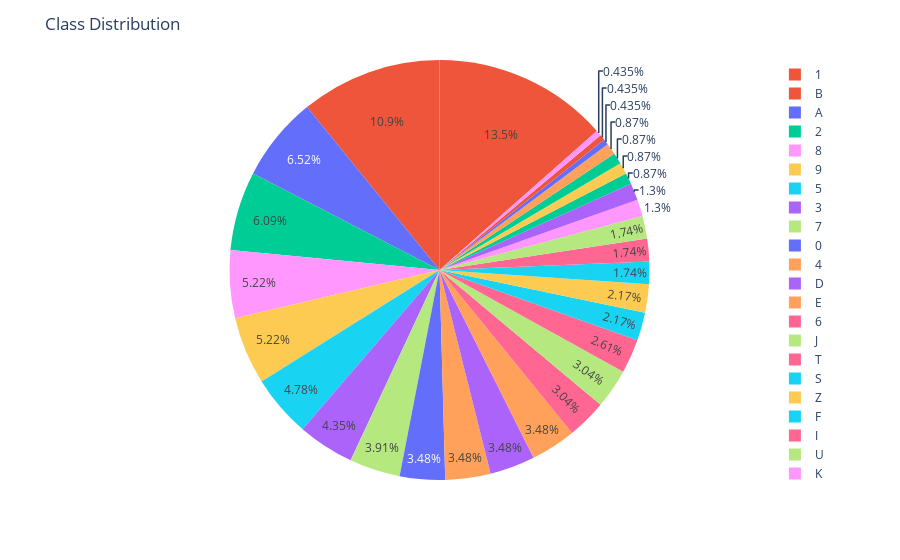
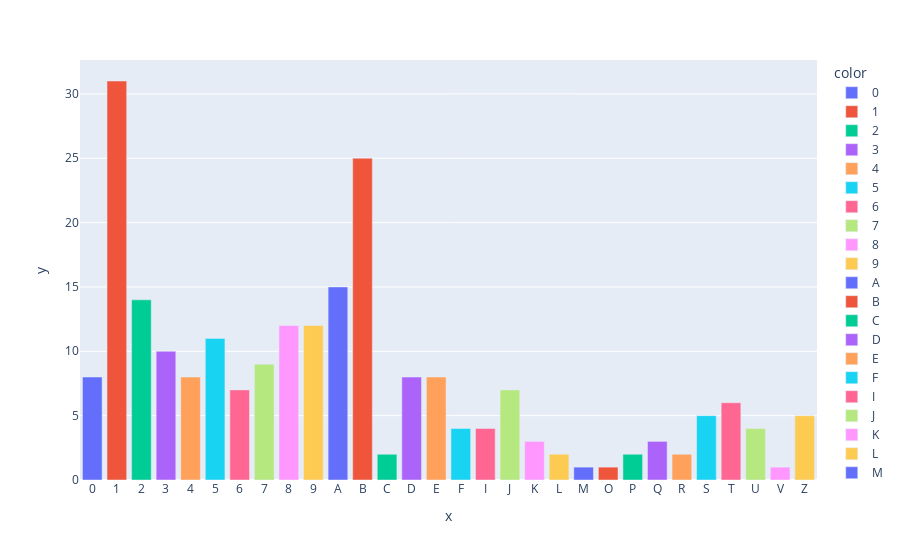

The code cell stored with these charts, in order, in its notebook:
### Code cell
data_dir = '../yolov8-dataset-v2-extracted/valid/'

show_distribution(data_dir)

### Figure 1 — Plotly figure (JSON) as saved in the notebook; plotly's stock layout.template omitted (floating-point values rounded to 4 significant figures)
{"data": [{"customdata": [["0"], ["1"], ["2"], ["3"], ["4"], ["5"], ["6"], ["7"], ["8"], ["9"], ["A"], ["B"], ["C"], ["D"], ["E"], ["F"], ["I"], ["J"], ["K"], ["L"], ["M"], ["O"], ["P"], ["Q"], ["R"], ["S"], ["T"], ["U"], ["V"], ["Z"]], "domain": {"x": [0, 1], "y": [0, 1]}, "hovertemplate": "label=%{label}<br>value=%{value}<br>color=%{customdata[0]}<extra></extra>", "labels": ["0", "1", "2", "3", "4", "5", "6", "7", "8", "9", "A", "B", "C", "D", "E", "F", "I", "J", "K", "L", "M", "O", "P", "Q", "R", "S", "T", "U", "V", "Z"], "legendgroup": "", "marker": {"colors": ["#636efa", "#EF553B", "#00cc96", "#ab63fa", "#FFA15A", "#19d3f3", "#FF6692", "#B6E880", "#FF97FF", "#FECB52", "#636efa", "#EF553B", "#00cc96", "#ab63fa", "#FFA15A", "#19d3f3", "#FF6692", "#B6E880", "#FF97FF", "#FECB52", "#636efa", "#EF553B", "#00cc96", "#ab63fa", "#FFA15A", "#19d3f3", "#FF6692", "#B6E880", "#FF97FF", "#FECB52"]}, "name": "", "showlegend": true, "type": "pie", "values": [8, 31, 14, 10, 8, 11, 7, 9, 12, 12, 15, 25, 2, 8, 8, 4, 4, 7, 3, 2, 1, 1, 2, 3, 2, 5, 6, 4, 1, 5]}], "layout": {"legend": {"tracegroupgap": 0}, "margin": {"t": 60}, "title": {"text": "Class Distribution"}}}

### Figure 2 — Plotly figure (JSON) as saved in the notebook; plotly's stock layout.template omitted (floating-point values rounded to 4 significant figures)
{"data": [{"alignmentgroup": "True", "hovertemplate": "color=0<br>x=%{x}<br>y=%{y}<extra></extra>", "legendgroup": "0", "marker": {"color": "#636efa", "pattern": {"shape": ""}}, "name": "0", "offsetgroup": "0", "orientation": "v", "showlegend": true, "textposition": "auto", "type": "bar", "x": ["0"], "xaxis": "x", "y": [8], "yaxis": "y"}, {"alignmentgroup": "True", "hovertemplate": "color=1<br>x=%{x}<br>y=%{y}<extra></extra>", "legendgroup": "1", "marker": {"color": "#EF553B", "pattern": {"shape": ""}}, "name": "1", "offsetgroup": "1", "orientation": "v", "showlegend": true, "textposition": "auto", "type": "bar", "x": ["1"], "xaxis": "x", "y": [31], "yaxis": "y"}, {"alignmentgroup": "True", "hovertemplate": "color=2<br>x=%{x}<br>y=%{y}<extra></extra>", "legendgroup": "2", "marker": {"color": "#00cc96", "pattern": {"shape": ""}}, "name": "2", "offsetgroup": "2", "orientation": "v", "showlegend": true, "textposition": "auto", "type": "bar", "x": ["2"], "xaxis": "x", "y": [14], "yaxis": "y"}, {"alignmentgroup": "True", "hovertemplate": "color=3<br>x=%{x}<br>y=%{y}<extra></extra>", "legendgroup": "3", "marker": {"color": "#ab63fa", "pattern": {"shape": ""}}, "name": "3", "offsetgroup": "3", "orientation": "v", "showlegend": true, "textposition": "auto", "type": "bar", "x": ["3"], "xaxis": "x", "y": [10], "yaxis": "y"}, {"alignmentgroup": "True", "hovertemplate": "color=4<br>x=%{x}<br>y=%{y}<extra></extra>", "legendgroup": "4", "marker": {"color": "#FFA15A", "pattern": {"shape": ""}}, "name": "4", "offsetgroup": "4", "orientation": "v", "showlegend": true, "textposition": "auto", "type": "bar", "x": ["4"], "xaxis": "x", "y": [8], "yaxis": "y"}, {"alignmentgroup": "True", "hovertemplate": "color=5<br>x=%{x}<br>y=%{y}<extra></extra>", "legendgroup": "5", "marker": {"color": "#19d3f3", "pattern": {"shape": ""}}, "name": "5", "offsetgroup": "5", "orientation": "v", "showlegend": true, "textposition": "auto", "type": "bar", "x": ["5"], "xaxis": "x", "y": [11], "yaxis": "y"}, {"alignmentgroup": "True", "hovertemplate": "color=6<br>x=%{x}<br>y=%{y}<extra></extra>", "legendgroup": "6", "marker": {"color": "#FF6692", "pattern": {"shape": ""}}, "name": "6", "offsetgroup": "6", "orientation": "v", "showlegend": true, "textposition": "auto", "type": "bar", "x": ["6"], "xaxis": "x", "y": [7], "yaxis": "y"}, {"alignmentgroup": "True", "hovertemplate": "color=7<br>x=%{x}<br>y=%{y}<extra></extra>", "legendgroup": "7", "marker": {"color": "#B6E880", "pattern": {"shape": ""}}, "name": "7", "offsetgroup": "7", "orientation": "v", "showlegend": true, "textposition": "auto", "type": "bar", "x": ["7"], "xaxis": "x", "y": [9], "yaxis": "y"}, {"alignmentgroup": "True", "hovertemplate": "color=8<br>x=%{x}<br>y=%{y}<extra></extra>", "legendgroup": "8", "marker": {"color": "#FF97FF", "pattern": {"shape": ""}}, "name": "8", "offsetgroup": "8", "orientation": "v", "showlegend": true, "textposition": "auto", "type": "bar", "x": ["8"], "xaxis": "x", "y": [12], "yaxis": "y"}, {"alignmentgroup": "True", "hovertemplate": "color=9<br>x=%{x}<br>y=%{y}<extra></extra>", "legendgroup": "9", "marker": {"color": "#FECB52", "pattern": {"shape": ""}}, "name": "9", "offsetgroup": "9", "orientation": "v", "showlegend": true, "textposition": "auto", "type": "bar", "x": ["9"], "xaxis": "x", "y": [12], "yaxis": "y"}, {"alignmentgroup": "True", "hovertemplate": "color=A<br>x=%{x}<br>y=%{y}<extra></extra>", "legendgroup": "A", "marker": {"color": "#636efa", "pattern": {"shape": ""}}, "name": "A", "offsetgroup": "A", "orientation": "v", "showlegend": true, "textposition": "auto", "type": "bar", "x": ["A"], "xaxis": "x", "y": [15], "yaxis": "y"}, {"alignmentgroup": "True", "hovertemplate": "color=B<br>x=%{x}<br>y=%{y}<extra></extra>", "legendgroup": "B", "marker": {"color": "#EF553B", "pattern": {"shape": ""}}, "name": "B", "offsetgroup": "B", "orientation": "v", "showlegend": true, "textposition": "auto", "type": "bar", "x": ["B"], "xaxis": "x", "y": [25], "yaxis": "y"}, {"alignmentgroup": "True", "hovertemplate": "color=C<br>x=%{x}<br>y=%{y}<extra></extra>", "legendgroup": "C", "marker": {"color": "#00cc96", "pattern": {"shape": ""}}, "name": "C", "offsetgroup": "C", "orientation": "v", "showlegend": true, "textposition": "auto", "type": "bar", "x": ["C"], "xaxis": "x", "y": [2], "yaxis": "y"}, {"alignmentgroup": "True", "hovertemplate": "color=D<br>x=%{x}<br>y=%{y}<extra></extra>", "legendgroup": "D", "marker": {"color": "#ab63fa", "pattern": {"shape": ""}}, "name": "D", "offsetgroup": "D", "orientation": "v", "showlegend": true, "textposition": "auto", "type": "bar", "x": ["D"], "xaxis": "x", "y": [8], "yaxis": "y"}, {"alignmentgroup": "True", "hovertemplate": "color=E<br>x=%{x}<br>y=%{y}<extra></extra>", "legendgroup": "E", "marker": {"color": "#FFA15A", "pattern": {"shape": ""}}, "name": "E", "offsetgroup": "E", "orientation": "v", "showlegend": true, "textposition": "auto", "type": "bar", "x": ["E"], "xaxis": "x", "y": [8], "yaxis": "y"}, {"alignmentgroup": "True", "hovertemplate": "color=F<br>x=%{x}<br>y=%{y}<extra></extra>", "legendgroup": "F", "marker": {"color": "#19d3f3", "pattern": {"shape": ""}}, "name": "F", "offsetgroup": "F", "orientation": "v", "showlegend": true, "textposition": "auto", "type": "bar", "x": ["F"], "xaxis": "x", "y": [4], "yaxis": "y"}, {"alignmentgroup": "True", "hovertemplate": "color=I<br>x=%{x}<br>y=%{y}<extra></extra>", "legendgroup": "I", "marker": {"color": "#FF6692", "pattern": {"shape": ""}}, "name": "I", "offsetgroup": "I", "orientation": "v", "showlegend": true, "textposition": "auto", "type": "bar", "x": ["I"], "xaxis": "x", "y": [4], "yaxis": "y"}, {"alignmentgroup": "True", "hovertemplate": "color=J<br>x=%{x}<br>y=%{y}<extra></extra>", "legendgroup": "J", "marker": {"color": "#B6E880", "pattern": {"shape": ""}}, "name": "J", "offsetgroup": "J", "orientation": "v", "showlegend": true, "textposition": "auto", "type": "bar", "x": ["J"], "xaxis": "x", "y": [7], "yaxis": "y"}, {"alignmentgroup": "True", "hovertemplate": "color=K<br>x=%{x}<br>y=%{y}<extra></extra>", "legendgroup": "K", "marker": {"color": "#FF97FF", "pattern": {"shape": ""}}, "name": "K", "offsetgroup": "K", "orientation": "v", "showlegend": true, "textposition": "auto", "type": "bar", "x": ["K"], "xaxis": "x", "y": [3], "yaxis": "y"}, {"alignmentgroup": "True", "hovertemplate": "color=L<br>x=%{x}<br>y=%{y}<extra></extra>", "legendgroup": "L", "marker": {"color": "#FECB52", "pattern": {"shape": ""}}, "name": "L", "offsetgroup": "L", "orientation": "v", "showlegend": true, "textposition": "auto", "type": "bar", "x": ["L"], "xaxis": "x", "y": [2], "yaxis": "y"}, {"alignmentgroup": "True", "hovertemplate": "color=M<br>x=%{x}<br>y=%{y}<extra></extra>", "legendgroup": "M", "marker": {"color": "#636efa", "pattern": {"shape": ""}}, "name": "M", "offsetgroup": "M", "orientation": "v", "showlegend": true, "textposition": "auto", "type": "bar", "x": ["M"], "xaxis": "x", "y": [1], "yaxis": "y"}, {"alignmentgroup": "True", "hovertemplate": "color=O<br>x=%{x}<br>y=%{y}<extra></extra>", "legendgroup": "O", "marker": {"color": "#EF553B", "pattern": {"shape": ""}}, "name": "O", "offsetgroup": "O", "orientation": "v", "showlegend": true, "textposition": "auto", "type": "bar", "x": ["O"], "xaxis": "x", "y": [1], "yaxis": "y"}, {"alignmentgroup": "True", "hovertemplate": "color=P<br>x=%{x}<br>y=%{y}<extra></extra>", "legendgroup": "P", "marker": {"color": "#00cc96", "pattern": {"shape": ""}}, "name": "P", "offsetgroup": "P", "orientation": "v", "showlegend": true, "textposition": "auto", "type": "bar", "x": ["P"], "xaxis": "x", "y": [2], "yaxis": "y"}, {"alignmentgroup": "True", "hovertemplate": "color=Q<br>x=%{x}<br>y=%{y}<extra></extra>", "legendgroup": "Q", "marker": {"color": "#ab63fa", "pattern": {"shape": ""}}, "name": "Q", "offsetgroup": "Q", "orientation": "v", "showlegend": true, "textposition": "auto", "type": "bar", "x": ["Q"], "xaxis": "x", "y": [3], "yaxis": "y"}, {"alignmentgroup": "True", "hovertemplate": "color=R<br>x=%{x}<br>y=%{y}<extra></extra>", "legendgroup": "R", "marker": {"color": "#FFA15A", "pattern": {"shape": ""}}, "name": "R", "offsetgroup": "R", "orientation": "v", "showlegend": true, "textposition": "auto", "type": "bar", "x": ["R"], "xaxis": "x", "y": [2], "yaxis": "y"}, {"alignmentgroup": "True", "hovertemplate": "color=S<br>x=%{x}<br>y=%{y}<extra></extra>", "legendgroup": "S", "marker": {"color": "#19d3f3", "pattern": {"shape": ""}}, "name": "S", "offsetgroup": "S", "orientation": "v", "showlegend": true, "textposition": "auto", "type": "bar", "x": ["S"], "xaxis": "x", "y": [5], "yaxis": "y"}, {"alignmentgroup": "True", "hovertemplate": "color=T<br>x=%{x}<br>y=%{y}<extra></extra>", "legendgroup": "T", "marker": {"color": "#FF6692", "pattern": {"shape": ""}}, "name": "T", "offsetgroup": "T", "orientation": "v", "showlegend": true, "textposition": "auto", "type": "bar", "x": ["T"], "xaxis": "x", "y": [6], "yaxis": "y"}, {"alignmentgroup": "True", "hovertemplate": "color=U<br>x=%{x}<br>y=%{y}<extra></extra>", "legendgroup": "U", "marker": {"color": "#B6E880", "pattern": {"shape": ""}}, "name": "U", "offsetgroup": "U", "orientation": "v", "showlegend": true, "textposition": "auto", "type": "bar", "x": ["U"], "xaxis": "x", "y": [4], "yaxis": "y"}, {"alignmentgroup": "True", "hovertemplate": "color=V<br>x=%{x}<br>y=%{y}<extra></extra>", "legendgroup": "V", "marker": {"color": "#FF97FF", "pattern": {"shape": ""}}, "name": "V", "offsetgroup": "V", "orientation": "v", "showlegend": true, "textposition": "auto", "type": "bar", "x": ["V"], "xaxis": "x", "y": [1], "yaxis": "y"}, {"alignmentgroup": "True", "hovertemplate": "color=Z<br>x=%{x}<br>y=%{y}<extra></extra>", "legendgroup": "Z", "marker": {"color": "#FECB52", "pattern": {"shape": ""}}, "name": "Z", "offsetgroup": "Z", "orientation": "v", "showlegend": true, "textposition": "auto", "type": "bar", "x": ["Z"], "xaxis": "x", "y": [5], "yaxis": "y"}], "layout": {"barmode": "relative", "legend": {"title": {"text": "color"}, "tracegroupgap": 0}, "margin": {"t": 60}, "xaxis": {"anchor": "y", "domain": [0, 1], "title": {"text": "x"}}, "yaxis": {"anchor": "x", "domain": [0, 1], "title": {"text": "y"}}}}
